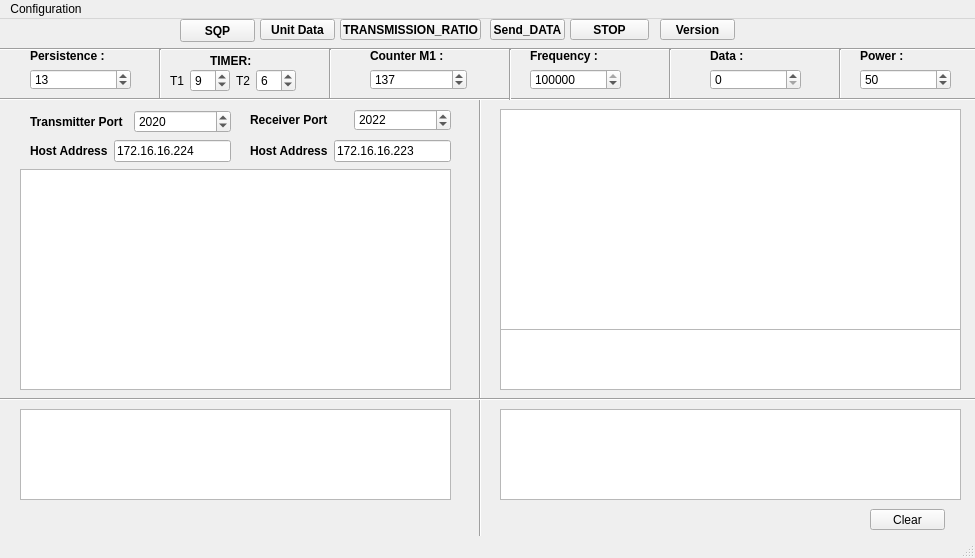
<?xml version="1.0" encoding="UTF-8"?>
<ui version="4.0">
 <class>MainWindow4</class>
 <widget class="QMainWindow" name="MainWindow4">
  <property name="geometry">
   <rect>
    <x>0</x>
    <y>0</y>
    <width>975</width>
    <height>558</height>
   </rect>
  </property>
  <property name="windowTitle">
   <string>MainWindow</string>
  </property>
  <widget class="QWidget" name="centralwidget">
   <widget class="QWidget" name="layoutWidget_9">
    <property name="geometry">
     <rect>
      <x>250</x>
      <y>120</y>
      <width>201</width>
      <height>24</height>
     </rect>
    </property>
    <layout class="QHBoxLayout" name="horizontalLayout_15">
     <item>
      <widget class="QLabel" name="label_22">
       <property name="font">
        <font>
         <weight>75</weight>
         <bold>true</bold>
        </font>
       </property>
       <property name="text">
        <string>Host Address</string>
       </property>
      </widget>
     </item>
     <item>
      <widget class="QLineEdit" name="hostaddress1_RX">
       <property name="text">
        <string>172.16.16.223</string>
       </property>
      </widget>
     </item>
    </layout>
   </widget>
   <widget class="QPlainTextEdit" name="info">
    <property name="geometry">
     <rect>
      <x>500</x>
      <y>310</y>
      <width>461</width>
      <height>61</height>
     </rect>
    </property>
    <property name="font">
     <font>
      <weight>75</weight>
      <bold>true</bold>
     </font>
    </property>
   </widget>
   <widget class="QWidget" name="layoutWidget_5">
    <property name="geometry">
     <rect>
      <x>30</x>
      <y>30</y>
      <width>101</width>
      <height>41</height>
     </rect>
    </property>
    <layout class="QVBoxLayout" name="verticalLayout_14">
     <item>
      <widget class="QLabel" name="label_30">
       <property name="font">
        <font>
         <weight>75</weight>
         <bold>true</bold>
        </font>
       </property>
       <property name="text">
        <string>Persistence :</string>
       </property>
      </widget>
     </item>
     <item>
      <widget class="QSpinBox" name="spinBox_12">
       <property name="maximum">
        <number>255</number>
       </property>
       <property name="value">
        <number>13</number>
       </property>
      </widget>
     </item>
    </layout>
   </widget>
   <widget class="QPlainTextEdit" name="plainTextEdit_2">
    <property name="geometry">
     <rect>
      <x>20</x>
      <y>150</y>
      <width>431</width>
      <height>221</height>
     </rect>
    </property>
    <property name="font">
     <font>
      <weight>75</weight>
      <bold>true</bold>
     </font>
    </property>
   </widget>
   <widget class="QPushButton" name="transmission_ratio">
    <property name="geometry">
     <rect>
      <x>340</x>
      <y>0</y>
      <width>141</width>
      <height>21</height>
     </rect>
    </property>
    <property name="font">
     <font>
      <weight>75</weight>
      <bold>true</bold>
     </font>
    </property>
    <property name="text">
     <string>TRANSMISSION_RATIO</string>
    </property>
   </widget>
   <widget class="QWidget" name="layoutWidget_3">
    <property name="geometry">
     <rect>
      <x>530</x>
      <y>30</y>
      <width>91</width>
      <height>41</height>
     </rect>
    </property>
    <layout class="QVBoxLayout" name="verticalLayout_11">
     <item>
      <widget class="QLabel" name="label_27">
       <property name="font">
        <font>
         <weight>75</weight>
         <bold>true</bold>
        </font>
       </property>
       <property name="text">
        <string>Frequency :</string>
       </property>
      </widget>
     </item>
     <item>
      <widget class="QSpinBox" name="frequence_3">
       <property name="maximum">
        <number>123456789</number>
       </property>
       <property name="value">
        <number>118025</number>
       </property>
      </widget>
     </item>
    </layout>
   </widget>
   <widget class="Line" name="line_2">
    <property name="geometry">
     <rect>
      <x>470</x>
      <y>80</y>
      <width>20</width>
      <height>441</height>
     </rect>
    </property>
    <property name="orientation">
     <enum>Qt::Vertical</enum>
    </property>
   </widget>
   <widget class="Line" name="line_11">
    <property name="geometry">
     <rect>
      <x>-80</x>
      <y>20</y>
      <width>1181</width>
      <height>20</height>
     </rect>
    </property>
    <property name="orientation">
     <enum>Qt::Horizontal</enum>
    </property>
   </widget>
   <widget class="Line" name="line_10">
    <property name="geometry">
     <rect>
      <x>830</x>
      <y>30</y>
      <width>20</width>
      <height>51</height>
     </rect>
    </property>
    <property name="orientation">
     <enum>Qt::Vertical</enum>
    </property>
   </widget>
   <widget class="QPushButton" name="pushButton_2">
    <property name="geometry">
     <rect>
      <x>870</x>
      <y>490</y>
      <width>75</width>
      <height>21</height>
     </rect>
    </property>
    <property name="text">
     <string>Clear</string>
    </property>
   </widget>
   <widget class="Line" name="line_9">
    <property name="geometry">
     <rect>
      <x>660</x>
      <y>30</y>
      <width>20</width>
      <height>51</height>
     </rect>
    </property>
    <property name="orientation">
     <enum>Qt::Vertical</enum>
    </property>
   </widget>
   <widget class="Line" name="line_5">
    <property name="geometry">
     <rect>
      <x>320</x>
      <y>30</y>
      <width>20</width>
      <height>51</height>
     </rect>
    </property>
    <property name="orientation">
     <enum>Qt::Vertical</enum>
    </property>
   </widget>
   <widget class="QWidget" name="layoutWidget_4">
    <property name="geometry">
     <rect>
      <x>710</x>
      <y>30</y>
      <width>91</width>
      <height>41</height>
     </rect>
    </property>
    <layout class="QVBoxLayout" name="verticalLayout_13">
     <item>
      <widget class="QLabel" name="label_29">
       <property name="font">
        <font>
         <weight>75</weight>
         <bold>true</bold>
        </font>
       </property>
       <property name="text">
        <string>Data :</string>
       </property>
      </widget>
     </item>
     <item>
      <widget class="QSpinBox" name="donnees_3">
       <property name="maximum">
        <number>123456789</number>
       </property>
      </widget>
     </item>
    </layout>
   </widget>
   <widget class="Line" name="line_4">
    <property name="geometry">
     <rect>
      <x>150</x>
      <y>30</y>
      <width>20</width>
      <height>51</height>
     </rect>
    </property>
    <property name="orientation">
     <enum>Qt::Vertical</enum>
    </property>
   </widget>
   <widget class="QWidget" name="layoutWidget">
    <property name="geometry">
     <rect>
      <x>170</x>
      <y>50</y>
      <width>126</width>
      <height>24</height>
     </rect>
    </property>
    <layout class="QHBoxLayout" name="horizontalLayout_16">
     <item>
      <layout class="QHBoxLayout" name="horizontalLayout_17">
       <item>
        <widget class="QLabel" name="label_24">
         <property name="text">
          <string>T1</string>
         </property>
        </widget>
       </item>
       <item>
        <widget class="QSpinBox" name="spinBox_9">
         <property name="maximum">
          <number>250</number>
         </property>
         <property name="value">
          <number>9</number>
         </property>
        </widget>
       </item>
      </layout>
     </item>
     <item>
      <layout class="QHBoxLayout" name="horizontalLayout_18">
       <item>
        <widget class="QLabel" name="label_25">
         <property name="text">
          <string>T2</string>
         </property>
        </widget>
       </item>
       <item>
        <widget class="QSpinBox" name="spinBox_10">
         <property name="maximum">
          <number>120</number>
         </property>
         <property name="value">
          <number>6</number>
         </property>
        </widget>
       </item>
      </layout>
     </item>
    </layout>
   </widget>
   <widget class="QPushButton" name="pushButton_4">
    <property name="geometry">
     <rect>
      <x>490</x>
      <y>0</y>
      <width>75</width>
      <height>21</height>
     </rect>
    </property>
    <property name="font">
     <font>
      <weight>75</weight>
      <bold>true</bold>
     </font>
    </property>
    <property name="text">
     <string>Send_DATA</string>
    </property>
   </widget>
   <widget class="QWidget" name="layoutWidget_7">
    <property name="geometry">
     <rect>
      <x>30</x>
      <y>90</y>
      <width>201</width>
      <height>25</height>
     </rect>
    </property>
    <layout class="QHBoxLayout" name="horizontalLayout_20">
     <item>
      <widget class="QLabel" name="label_32">
       <property name="font">
        <font>
         <weight>75</weight>
         <bold>true</bold>
        </font>
       </property>
       <property name="text">
        <string>Transmitter Port</string>
       </property>
      </widget>
     </item>
     <item>
      <widget class="QSpinBox" name="port1_TX">
       <property name="maximum">
        <number>573439634</number>
       </property>
       <property name="value">
        <number>2020</number>
       </property>
      </widget>
     </item>
    </layout>
   </widget>
   <widget class="QPlainTextEdit" name="plainTextEdit_3">
    <property name="geometry">
     <rect>
      <x>20</x>
      <y>390</y>
      <width>431</width>
      <height>91</height>
     </rect>
    </property>
    <property name="font">
     <font>
      <weight>75</weight>
      <bold>true</bold>
     </font>
    </property>
   </widget>
   <widget class="QPushButton" name="pushButton_3">
    <property name="geometry">
     <rect>
      <x>570</x>
      <y>0</y>
      <width>79</width>
      <height>21</height>
     </rect>
    </property>
    <property name="font">
     <font>
      <weight>75</weight>
      <bold>true</bold>
     </font>
    </property>
    <property name="text">
     <string>STOP</string>
    </property>
   </widget>
   <widget class="QLabel" name="label_33">
    <property name="geometry">
     <rect>
      <x>210</x>
      <y>30</y>
      <width>49</width>
      <height>24</height>
     </rect>
    </property>
    <property name="font">
     <font>
      <weight>75</weight>
      <bold>true</bold>
     </font>
    </property>
    <property name="text">
     <string>TIMER:</string>
    </property>
   </widget>
   <widget class="QWidget" name="layoutWidget_11">
    <property name="geometry">
     <rect>
      <x>370</x>
      <y>30</y>
      <width>97</width>
      <height>41</height>
     </rect>
    </property>
    <layout class="QVBoxLayout" name="verticalLayout_12">
     <item>
      <widget class="QLabel" name="label_28">
       <property name="font">
        <font>
         <weight>75</weight>
         <bold>true</bold>
        </font>
       </property>
       <property name="text">
        <string>Counter M1 :</string>
       </property>
      </widget>
     </item>
     <item>
      <widget class="QSpinBox" name="spinBox_11">
       <property name="maximum">
        <number>65535</number>
       </property>
       <property name="value">
        <number>137</number>
       </property>
      </widget>
     </item>
    </layout>
   </widget>
   <widget class="Line" name="line_3">
    <property name="geometry">
     <rect>
      <x>0</x>
      <y>70</y>
      <width>1111</width>
      <height>20</height>
     </rect>
    </property>
    <property name="orientation">
     <enum>Qt::Horizontal</enum>
    </property>
   </widget>
   <widget class="QPushButton" name="sqp">
    <property name="geometry">
     <rect>
      <x>180</x>
      <y>0</y>
      <width>75</width>
      <height>23</height>
     </rect>
    </property>
    <property name="font">
     <font>
      <weight>75</weight>
      <bold>true</bold>
     </font>
    </property>
    <property name="text">
     <string>SQP</string>
    </property>
   </widget>
   <widget class="Line" name="line_13">
    <property name="geometry">
     <rect>
      <x>500</x>
      <y>30</y>
      <width>20</width>
      <height>51</height>
     </rect>
    </property>
    <property name="orientation">
     <enum>Qt::Vertical</enum>
    </property>
   </widget>
   <widget class="QPlainTextEdit" name="plainTextEdit_4">
    <property name="geometry">
     <rect>
      <x>500</x>
      <y>390</y>
      <width>461</width>
      <height>91</height>
     </rect>
    </property>
    <property name="font">
     <font>
      <weight>75</weight>
      <bold>true</bold>
     </font>
    </property>
   </widget>
   <widget class="QPlainTextEdit" name="plainTextEdit">
    <property name="geometry">
     <rect>
      <x>500</x>
      <y>90</y>
      <width>461</width>
      <height>221</height>
     </rect>
    </property>
    <property name="font">
     <font>
      <weight>75</weight>
      <bold>true</bold>
     </font>
    </property>
   </widget>
   <widget class="QWidget" name="layoutWidget_6">
    <property name="geometry">
     <rect>
      <x>30</x>
      <y>120</y>
      <width>201</width>
      <height>24</height>
     </rect>
    </property>
    <layout class="QHBoxLayout" name="horizontalLayout_21">
     <item>
      <widget class="QLabel" name="label_34">
       <property name="font">
        <font>
         <weight>75</weight>
         <bold>true</bold>
        </font>
       </property>
       <property name="text">
        <string>Host Address</string>
       </property>
      </widget>
     </item>
     <item>
      <widget class="QLineEdit" name="hostaddress1_TX">
       <property name="text">
        <string>172.16.16.224</string>
       </property>
      </widget>
     </item>
    </layout>
   </widget>
   <widget class="QPushButton" name="version">
    <property name="geometry">
     <rect>
      <x>660</x>
      <y>0</y>
      <width>75</width>
      <height>21</height>
     </rect>
    </property>
    <property name="font">
     <font>
      <weight>75</weight>
      <bold>true</bold>
     </font>
    </property>
    <property name="text">
     <string>Version</string>
    </property>
   </widget>
   <widget class="Line" name="line_7">
    <property name="geometry">
     <rect>
      <x>-50</x>
      <y>370</y>
      <width>1171</width>
      <height>20</height>
     </rect>
    </property>
    <property name="orientation">
     <enum>Qt::Horizontal</enum>
    </property>
   </widget>
   <widget class="QWidget" name="layoutWidget_10">
    <property name="geometry">
     <rect>
      <x>860</x>
      <y>30</y>
      <width>91</width>
      <height>41</height>
     </rect>
    </property>
    <layout class="QVBoxLayout" name="verticalLayout_15">
     <item>
      <widget class="QLabel" name="label_31">
       <property name="font">
        <font>
         <weight>75</weight>
         <bold>true</bold>
        </font>
       </property>
       <property name="text">
        <string>Power :</string>
       </property>
      </widget>
     </item>
     <item>
      <widget class="QSpinBox" name="puissance_3">
       <property name="maximum">
        <number>123456789</number>
       </property>
       <property name="value">
        <number>50</number>
       </property>
      </widget>
     </item>
    </layout>
   </widget>
   <widget class="QWidget" name="layoutWidget_8">
    <property name="geometry">
     <rect>
      <x>250</x>
      <y>90</y>
      <width>201</width>
      <height>22</height>
     </rect>
    </property>
    <layout class="QHBoxLayout" name="horizontalLayout_19">
     <item>
      <widget class="QLabel" name="label_26">
       <property name="font">
        <font>
         <weight>75</weight>
         <bold>true</bold>
        </font>
       </property>
       <property name="text">
        <string>Receiver Port</string>
       </property>
      </widget>
     </item>
     <item>
      <widget class="QSpinBox" name="port1_RX">
       <property name="maximum">
        <number>573439634</number>
       </property>
       <property name="value">
        <number>2022</number>
       </property>
      </widget>
     </item>
    </layout>
   </widget>
   <widget class="QPushButton" name="pushButton">
    <property name="geometry">
     <rect>
      <x>260</x>
      <y>0</y>
      <width>75</width>
      <height>21</height>
     </rect>
    </property>
    <property name="font">
     <font>
      <weight>75</weight>
      <bold>true</bold>
     </font>
    </property>
    <property name="text">
     <string>Unit Data</string>
    </property>
   </widget>
  </widget>
  <widget class="QMenuBar" name="menubar">
   <property name="geometry">
    <rect>
     <x>0</x>
     <y>0</y>
     <width>975</width>
     <height>21</height>
    </rect>
   </property>
   <widget class="QMenu" name="menuConfiguration">
    <property name="title">
     <string>Configuration</string>
    </property>
    <widget class="QMenu" name="menuTransmitter">
     <property name="title">
      <string>Transmitter</string>
     </property>
     <addaction name="actionPARAM_REQ"/>
     <addaction name="actionPWR_SET_REQ"/>
     <addaction name="actionMODE_SET_REQ"/>
     <addaction name="actionPURGE8req"/>
    </widget>
    <widget class="QMenu" name="menuReceiver">
     <property name="title">
      <string>Receiver</string>
     </property>
     <addaction name="actionPARAM_REQ_2"/>
     <addaction name="actionMODE_SET_REQ_2"/>
    </widget>
    <addaction name="menuTransmitter"/>
    <addaction name="menuReceiver"/>
   </widget>
   <addaction name="menuConfiguration"/>
  </widget>
  <widget class="QStatusBar" name="statusbar"/>
  <action name="actionPARAM_REQ">
   <property name="text">
    <string>PARAM_REQ</string>
   </property>
  </action>
  <action name="actionPARAM_REQ_2">
   <property name="text">
    <string>PARAM_REQ</string>
   </property>
  </action>
  <action name="actionPWR_SET_REQ">
   <property name="text">
    <string>PWR_SET_REQ</string>
   </property>
  </action>
  <action name="actionMODE_SET_REQ">
   <property name="text">
    <string>MODE_SET_REQ</string>
   </property>
  </action>
  <action name="actionPURGE8req">
   <property name="text">
    <string>PURGE_REQ</string>
   </property>
  </action>
  <action name="actionMODE_SET_REQ_2">
   <property name="text">
    <string>MODE_SET_REQ</string>
   </property>
  </action>
 </widget>
 <resources/>
 <connections/>
</ui>
